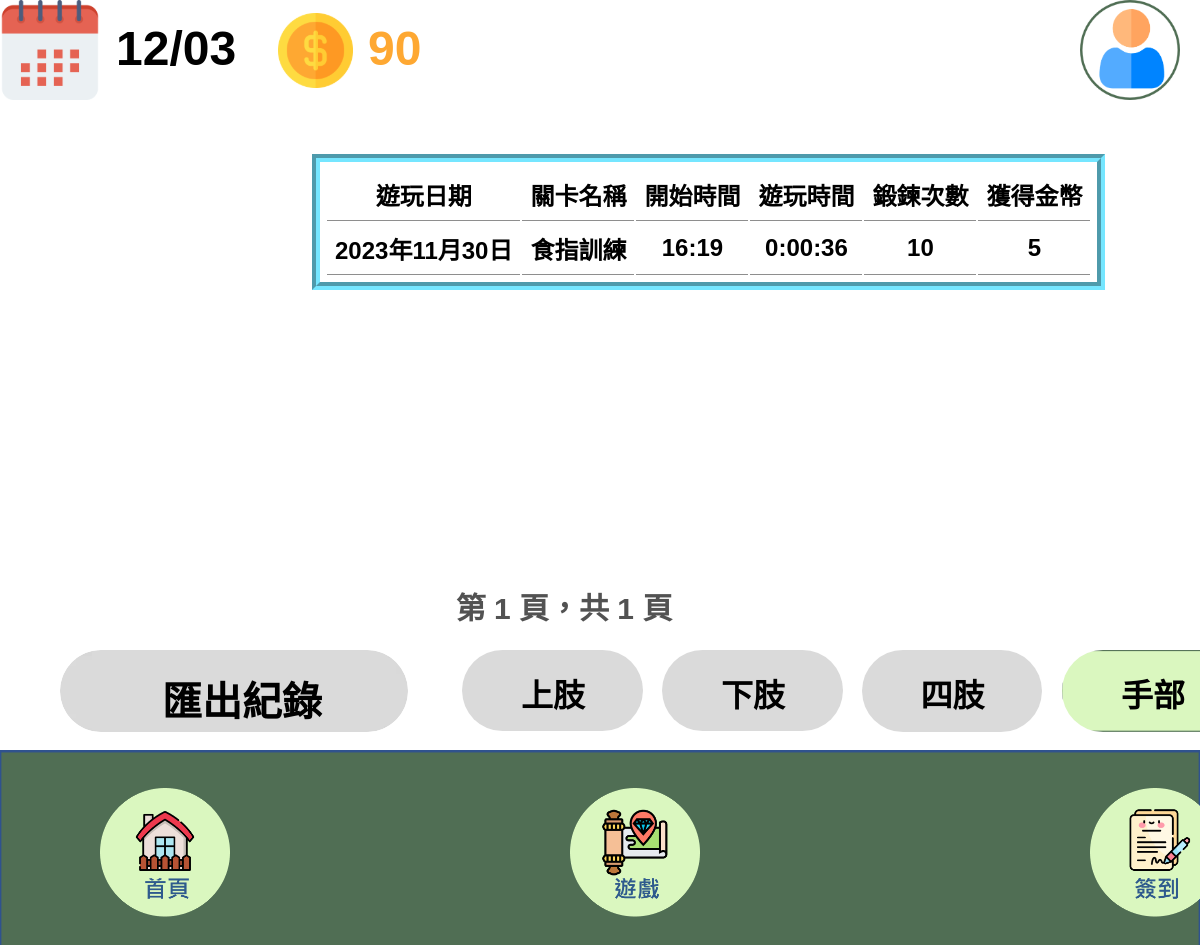
The app's page /紀錄手部 (signed in) with its own data.
### w2/models.py (models this page shows)
class GameRecord(models.Model):
    USER_UID = models.CharField(max_length=20)
    PlayDate = models.DateField()
    PlayPart = models.CharField(max_length=20)
    UID = models.CharField(max_length=30)
    PlayStage = models.CharField(max_length=20)
    StartTime = models.TimeField()
    EndTime = models.TimeField()
    DurationTime = models.DurationField()
    AddCoin = models.IntegerField(default=0)
    ExerciseCount = models.IntegerField(default=0)
    EstablishTime = models.DateTimeField(auto_now_add=True)

### w2/views.py (called while the page is built)
def calculate_total_coins(user):
    user_profile = get_object_or_404(UserProfile, user=user)
    user_uid = user_profile.USER_UID
    arm_total_coins = ArmMetrics.objects.filter(USER_UID=user_uid).aggregate(
        total_coins=Sum('TotalGetCoin')).get('total_coins', 0)
    foot_total_coins = FootMetrics.objects.filter(USER_UID=user_uid).aggregate(
        total_coins=Sum('TotalGetCoin')).get('total_coins', 0)
    limb_total_coins = LimbMetrics.objects.filter(USER_UID=user_uid).aggregate(
        total_coins=Sum('TotalGetCoin')).get('total_coins', 0)
    hand_total_coins = HandMetrics.objects.filter(USER_UID=user_uid).aggregate(
        total_coins=Sum('TotalGetCoin')).get('total_coins', 0)
    total_coins = arm_total_coins + foot_total_coins + \
        limb_total_coins + hand_total_coins
    return total_coins

### templates/紀錄手部.html (shortened to what this page needs)
{% load static %}
<!DOCTYPE html>
<html lang="zh-Hant">
  <head>
    <link rel="stylesheet" href="{% static 'css/style.css' %}" />
  </head>
  <body>
    <div>
      <link href="{% static 'css/紀錄.css' %}" rel="stylesheet" />
      <div class="component-紀錄1-container">
        <div class="component-紀錄1-frame">
          <img
          src="{% static 'public/playground_assets/user.png' %}"
          alt="User1345"
          class="component-紀錄1-user"
          id="userDropdownBtn"
          onclick="toggleDropdown()"
        />
          <img
            onclick="redirectToPage3()"
            src="{% static 'public/playground_assets/calendar3283-gkkf.svg' %}"
            alt="Calendar1345"
            class="component-紀錄1-calendar"
          />
          <img
            src="{% static 'public/playground_assets/image43283-gee.svg' %}"
            alt="image41345"
            class="component-紀錄1-image4"
          />
          <span class="component-紀錄1-text" id="currentDate"></span>
          <span class="component-紀錄1-text02"><span>{{ total_coins }}</span></span>
          <div class="component-紀錄1-component">
            <div class="component-紀錄1-group9">
              <img
                onclick="redirectToPage1()"
                src="{% static 'public/playground_assets/home.png' %}"
                alt="image6I134"
                class="component-紀錄1-image6"
              />
            </div>
          </div>
          <div class="component-紀錄1-component1">
            <div class="component-紀錄1-group91">
              <img
                onclick="redirectToPage2()"
                src="{% static 'public/playground_assets/game.png' %}"
                alt="image6I134"
                class="component-紀錄1-image61"
              />
            </div>
          </div>
          <div class="component-紀錄1-component2">
            <div class="component-紀錄1-group92">
              <img
                onclick="redirectToPage3()"
                src="{% static 'public/playground_assets/sign.png' %}"
                alt="image6I134"
                class="component-紀錄1-image62"
              />
            </div>
          </div>
          <form method="post" action="http://127.0.0.1:8000/ExportGameRecordsToCSV/">
            <button type="submit" class="button">
                <img class="component-紀錄1-rectangle41" src="{% static 'public/playground_assets/buttongray1.png' %}" alt="Rectangle411556">
                <span class="component-紀錄1-text12">匯出紀錄</span>
            </button>
          </form>
          <div class="component-紀錄1-table">
            <table>
                <tr style="border-bottom: 2px solid #000;">
                  <th>遊玩日期</th>
                  <th>關卡名稱</th>
                  <th>開始時間</th>
                  <th>遊玩時間</th>
                  <th>鍛鍊次數</th>
                  <th>獲得金幣</th>
                </tr>
                {% for record in play_records %}
                  <tr>
                    <td>{{ record.PlayDate }}</td>
                    <td>{{ record.PlayStage }}</td>
                    <td>{{ record.StartTime }}</td>
                    <td>{{ record.DurationTime }}</td>
                    <td>{{ record.ExerciseCount }}</td>
                    <td>{{ record.AddCoin }}</td>
                  </tr>
                {% endfor %}
            </table>
          </div>
          <div class="component-紀錄1-pagination">
            <span>第 {{ play_records.number }} 頁，共 {{ play_records.paginator.num_pages }} 頁</span>
          </div>
          <img
            onclick="redirectToPage7()"
            src="{% static 'public/playground_assets/buttongray1.png' %}"
            alt="Rectangle544014"
            class="component-紀錄1-rectangle33"
          />
          <span class="component-紀錄1-text14" onclick="redirectToPage7()"><span>上肢</span></span>
          <img
            onclick="redirectToPage8()"
            src="{% static 'public/playground_assets/buttongray1.png' %}"
            alt="Rectangle544014"
            class="component-紀錄1-rectangle34"
          />
          <span class="component-紀錄1-text16" onclick="redirectToPage8()"><span>下肢</span></span>
          <img
            onclick="redirectToPage9()"
            src="{% static 'public/playground_assets/buttongray1.png' %}"
            alt="Rectangle544014"
            class="component-紀錄1-rectangle35"
          />
          <span class="component-紀錄1-text18" onclick="redirectToPage9()"><span>四肢</span></span>
          <img
            onclick="redirectToPage10()"
            src="{% static 'public/playground_assets/rectangle347837-bi29-300h.png' %}"
            alt="Rectangle544014"
            class="component-紀錄1-rectangle36"
          />
          <span class="component-紀錄1-text20" onclick="redirectToPage10()"><span>手部</span></span>
        </div>
      </div>
    </div>
  </body>
</html>

### static/css/style.css (style rules this page uses)
:root { --dl-color-gray-500: #595959; --dl-color-gray-700: #999999; --dl-color-gray-900: #d9d9d9; --dl-size-size-large: 144px; --dl-size-size-small: 48px; --dl-color-danger-300: #a22020; --dl-color-danger-500: #bf2626; --dl-color-danger-700: #e14747; --dl-color-gray-black: #000000; --dl-color-gray-white: #ffffff; --dl-size-size-medium: 96px; --dl-size-size-xlarge: 192px; --dl-size-size-xsmall: 16px; --dl-space-space-unit: 16px; --dl-color-primary-100: #003eb3; --dl-color-primary-300: #0074f0; --dl-color-primary-500: #14a9ff; --dl-color-primary-700: #85dcff; --dl-color-success-300: #199033; --dl-color-success-500: #32a94c; --dl-color-success-700: #4cc366; --dl-size-size-xxlarge: 288px; --dl-size-size-maxwidth: 1400px; --dl-radius-radius-round: 50%; --dl-space-space-halfunit: 8px; --dl-space-space-sixunits: 96px; --dl-space-space-twounits: 32px; --dl-radius-radius-radius2: 2px; --dl-radius-radius-radius4: 4px; --dl-radius-radius-radius8: 8px; --dl-space-space-fiveunits: 80px; --dl-space-space-fourunits: 64px; --dl-space-space-threeunits: 48px; --dl-space-space-oneandhalfunits: 24px; font-family: "Microsoft JhengHei", Arial, Helvetica, sans-serif; }
.button { cursor: pointer; }
body { font-family: "Microsoft JhengHei", Arial, Helvetica, sans-serif; }

### templates/紀錄手部.html (style rules this page uses)
html { line-height: 1.15; }
body { margin: 0; }
* { box-sizing: border-box; border-width: 0; border-style: solid; }
p, li, ul, pre, div, h1, h2, h3, h4, h5, h6, figure, blockquote, figcaption { margin: 0; padding: 0; }
button { background-color: transparent; }
button, input, optgroup, select, textarea { font-family: inherit; font-size: 100%; line-height: 1.15; margin: 0; }
button, select { text-transform: none; }
button, [type="button"], [type="reset"], [type="submit"] { -webkit-appearance: button; }
img { display: block; }
html { scroll-behavior: smooth; }
html { font-family: "Microsoft JhengHei", Arial, Helvetica, sans-serif; font-size: 16px; }
body { font-weight: 400; font-style: normal; text-decoration: none; text-transform: none; letter-spacing: normal; line-height: 1.15; color: var(--dl-color-gray-black); background-color: var(--dl-color-gray-white); }

### records on screen
GameRecord: PlayDate "2023年11月30日", PlayStage "食指訓練", StartTime "16:19", DurationTime "0:00:36", ExerciseCount "10", AddCoin "5"

### other values on screen
{{ total_coins }} "90"
{{ play_records.number }} "1"
{{ play_records.paginator.num_pages }} "1"
